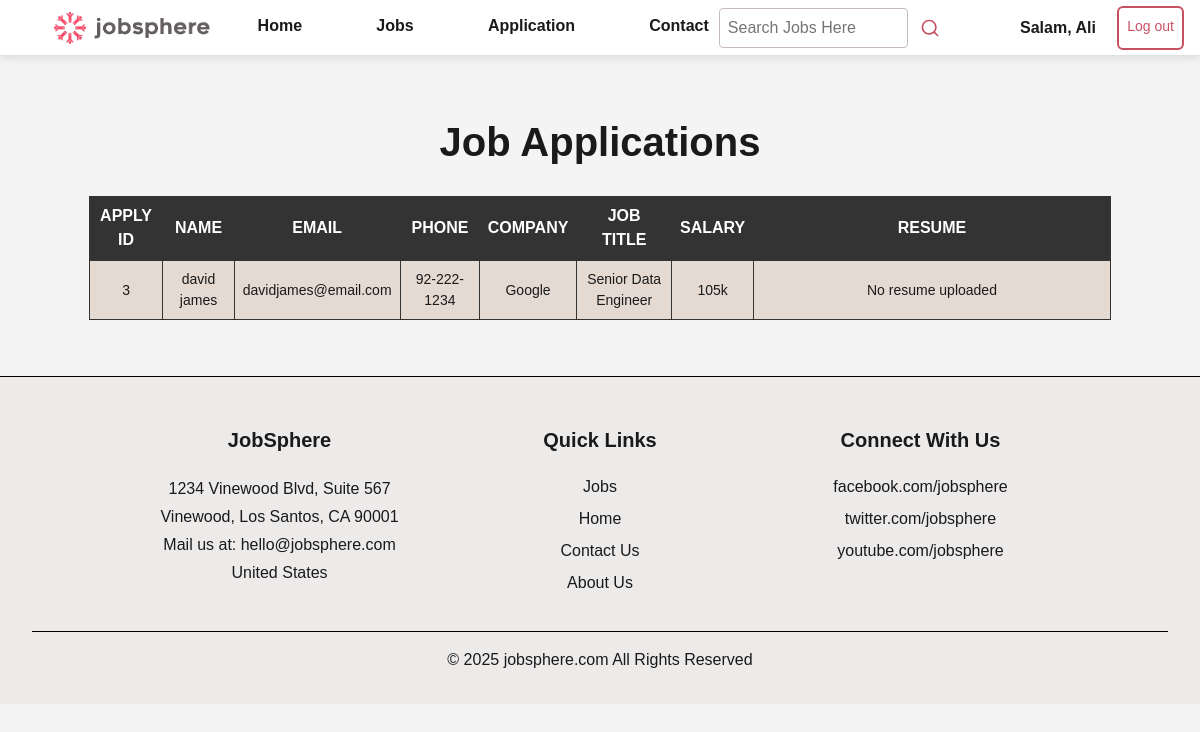
Screenshot of /job_application.php (signed in) with the database file from the repository.
### tables this page shows
CREATE TABLE `applications` (
  `apply_id` int(11) NOT NULL,
  `name` varchar(55) NOT NULL,
  `email` varchar(55) NOT NULL,
  `age` varchar(2) NOT NULL,
  `phone` varchar(11) NOT NULL,
  `address` varchar(60) NOT NULL,
  `education` varchar(250) NOT NULL,
  `company_name` varchar(50) NOT NULL,
  `job_title` varchar(55) NOT NULL,
  `job_salary` varchar(50) NOT NULL
);

### job_application.php (the view, shortened to what this page needs)
<?php require("includes/config.php"); ?>
<?php if (isset($_SESSION['logged_in']) && $_SESSION['logged_in'] === 'T' && isset($_SESSION['user_type']) && ($_SESSION['user_type'] === 'admin' || $_SESSION['user_type'] === 'employer')) { ?>
    <?php
    $sql = "SELECT * FROM applications";
    $stmt = $conn->query($sql);
    if ($stmt->num_rows > 0) {
    ?>
        <!DOCTYPE html>
        <head>
            <?php require('includes/head.php'); ?>
        </head>
        <body>
            <section class="first-section">
                <?php require('includes/navbar.php'); ?>
                <div class="table-container">
                    <h1>Job Applications</h1>
                    <table>
                        <thead>
                            <th>Apply id</th>
                            <th>Name</th>
                            <th>Email</th>
                            <th>Phone</th>
                            <th>Company</th>
                            <th>Job Title</th>
                            <th>Salary</th>
                            <th>Resume</th>
                        </thead>
                        <tbody>
                            <?php
                            while ($row = $stmt->fetch_assoc()) {
                            ?>
                                <tr>
                                    <td> <?php echo $row['apply_id']; ?> </td>
                                    <td> <?php echo $row['name']; ?> </td>
                                    <td> <?php echo $row['email']; ?> </td>
                                    <td> <?php echo $row['phone']; ?> </td>
                                    <td> <?php echo $row['company_name']; ?> </td>
                                    <td> <?php echo $row['job_title']; ?> </td>
                                    <td> <?php echo $row['job_salary']; ?> </td>
                                    <td>
                                        <?php if (!empty($row['resume_path'])): ?>
                                            <a href="uploads/resumes/<?php echo $row['resume_path']; ?>"
                                                target="_blank"
                                                class="resume-link">
                                                View Resume
                                            </a>
                                        <?php else: ?>
                                            No resume uploaded
                                        <?php endif; ?>
                                    </td>
                                </tr>
                            <?php } ?>
                        </tbody>
                    </table>
                <?php } else {
                echo "<h2> No record found</h2>";
            }
                ?>
                </div>
            </section>
            <?php require('includes/footer.php') ?>
        </body>
        </html>
    <?php } else {
    echo '<h2>Only admin or employer can access this page</h2>';
} ?>

### css/style.css (style rules this page uses)
* { margin: 0; padding: 0; box-sizing: border-box; }
body { font-family: var(--font-family-base); background-color: var(--color-background); color: var(--color-text-primary); line-height: var(--line-height-base); min-height: 100vh; overflow-x: hidden; }
.table-container { width: 100%; padding: var(--spacing-lg); overflow-x: auto; }
.table-container h1 { text-align: center; margin: var(--spacing-md) 0; font-size: clamp(1.75rem, 5vw, var(--font-size-4xl)); }
.table-container table { margin: var(--spacing-md) auto; width: 100%; max-width: 90%; background-color: var(--color-background-table); border-collapse: collapse; }
.table-container table th { text-transform: uppercase; text-align: center; background-color: var(--color-text-secondary); padding: var(--spacing-sm); color: white; font-weight: var(--font-weight-semibold); font-size: clamp(0.75rem, 2vw, var(--font-size-base)); }
.table-container table th:last-child { width: 35%; }
.table-container table td { text-align: center; padding: var(--spacing-sm); border: 1px solid var(--color-border-dark); font-size: clamp(0.75rem, 2vw, var(--font-size-sm)); }

### rows the page displays
applications: apply_id "3", name "david james", email "davidjames@email.com", phone "92-222-1234", company_name "Google", job_title "Senior Data Engineer", job_salary "105k"

### other values shown
$_SESSION['user_name'] "Ali"
